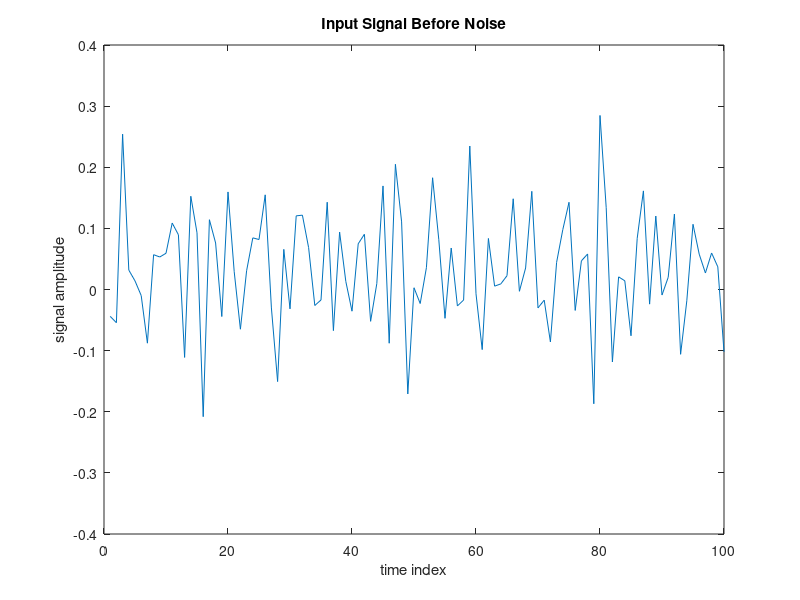
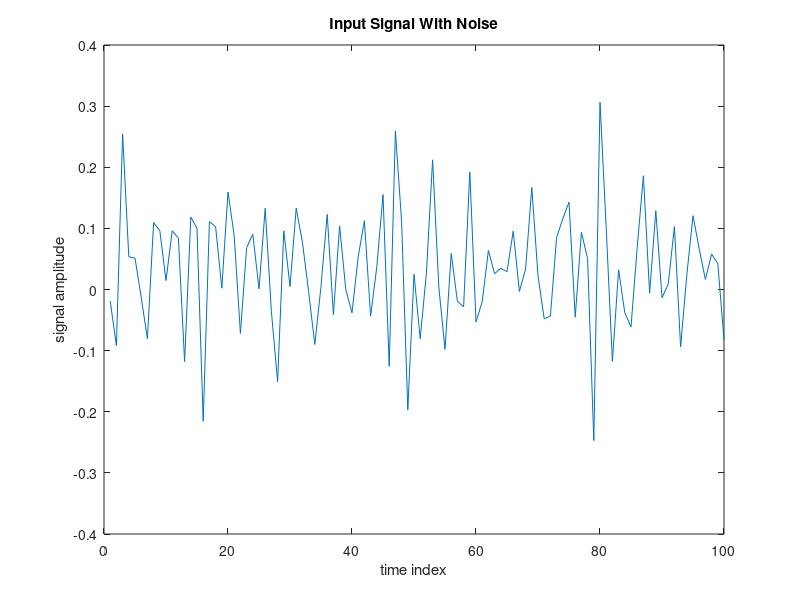

MATLAB code to generate these figures, in order: (Note: this script raises an error after producing the figures.)
% This script file runs the Nested Periodic Dictionaries code provided on
% our website on randomly generated periodic signals. Strength vs period plots 
% are produced using (a) Strength_vs_Period_l1.m and (b) Strength_vs_Period_l2.m.

% The relevant paper is:
% [] S.V. Tenneti and P. P. Vaidyanathan, "Nested Periodic Matrices and Dictionaries:
% New Signal Representations for Period Estimation", IEEE Transactions on Signal 
% Processing, vol.63, no.14, pp.3736-50, July, 2015.

clear all; close all; % Clear all previous variables and close all previous windows.

% Step 0: Selection of Dictionary Parameters

Pmax = 50; %The largest period spanned by the NPDs
Dictionary_type = 'Ramanujan'; %Type of the dictionary

% Step 1: Selection of Input Signal Paparemters

Input_Periods = [3,7,11]; %Component Periods of the input signal
Input_Datalength = 100; %Datalength of the input signal
SNR = 10; %Signal to noise ratio of the input in dB


% Step 2: Generating a random input periodic signal

np = length(Input_Periods);
x = zeros(Input_Datalength,1);

for i = 1:np
x_temp = randn(Input_Periods(i),1); x_temp = repmat(x_temp,ceil(Input_Datalength/Input_Periods(i)),1); 
x_temp = x_temp(1:Input_Datalength); x_temp = x_temp./norm(x_temp,2);
x = x+x_temp;
end
x = x./norm(x,2);

figure;plot(x);
title('Input Signal Before Noise');
xlabel('time index');
ylabel('signal amplitude');

% Step 3: Adding Noise to the Input
ns = randn(Input_Datalength,1); ns = ns./norm(ns,2);
Desired_Noise_Power = 10^(-1*SNR/20);
ns = Desired_Noise_Power.*ns;
x = x + ns;
figure;plot(x);
title('Input Signal With Noise');
xlabel('time index');
ylabel('signal amplitude');

% Step 4: Producing Strength vs Period Plots using NPDs

% Strength_vs_Period_L1(x,Pmax,Dictionary_type);
Strength_vs_Period_L2(x,Pmax,Dictionary_type);

% Step 5: Comparison with Fourier Transform

[h,w] = freqz(x,1,ceil((length(x))/2));
figure;stem((2*pi./w),abs(h),'linewidth',3,'color',[0 0 0]);xlim([1 Pmax]);
title('Using Fourier Transform');
xlabel('2\pi/\omega');
ylabel('Spectrum');

% Step 6: Comparison with Ramanujan Filter Bank

RFB(x,Pmax,10,2,0.3);














